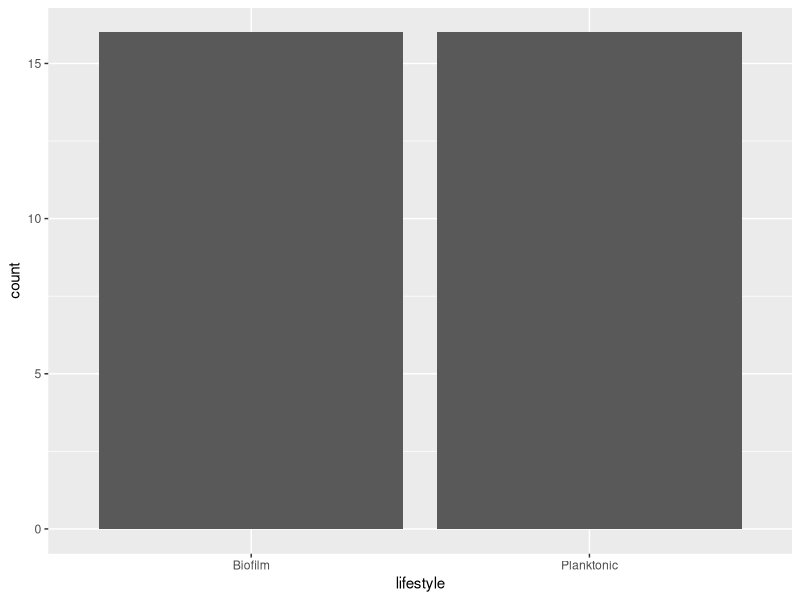
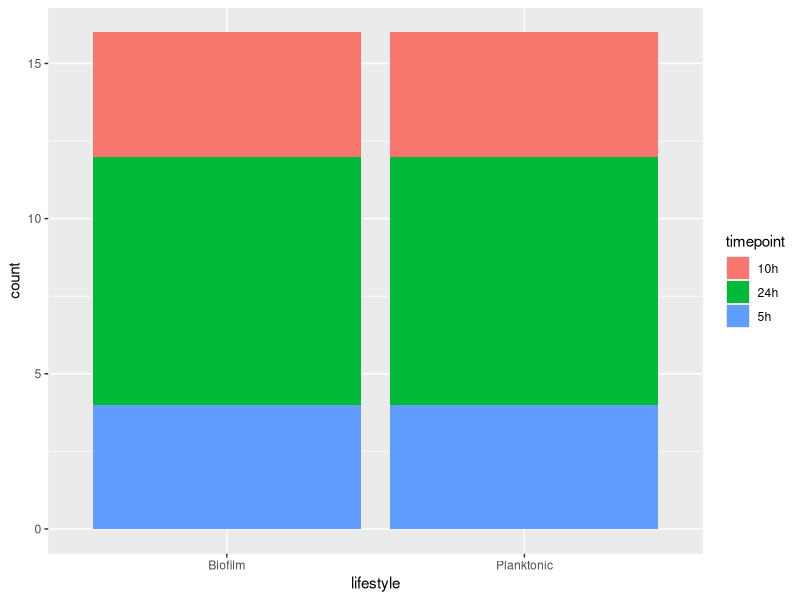
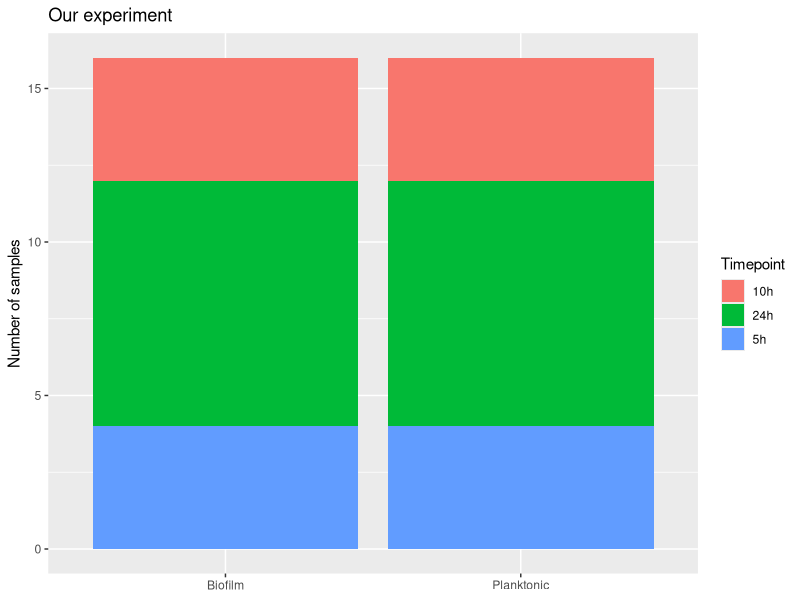
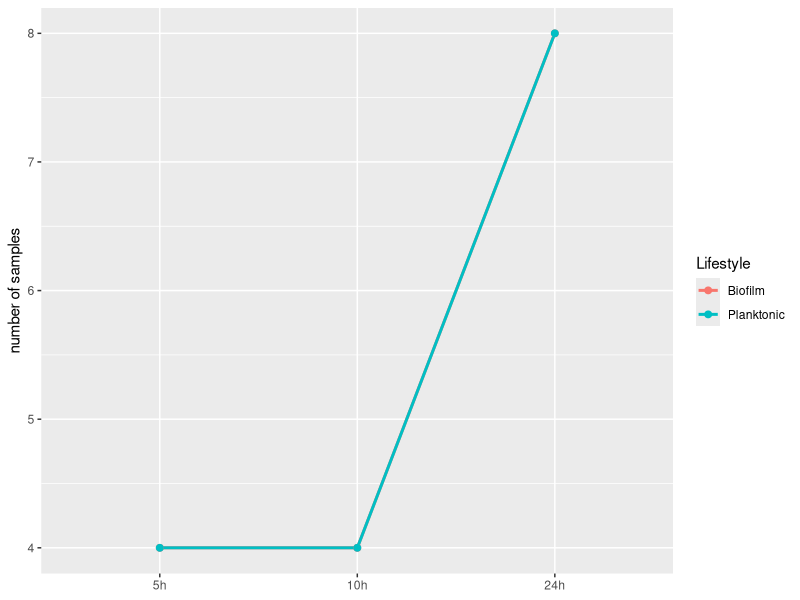
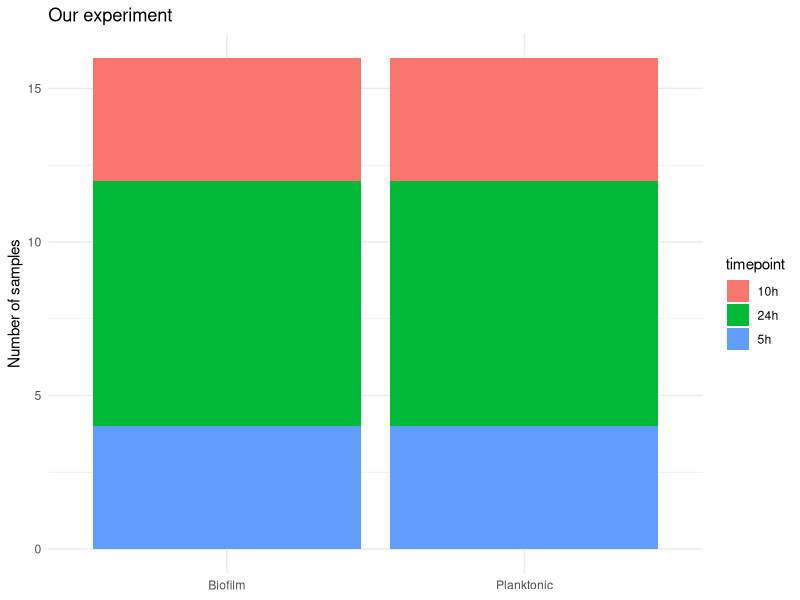
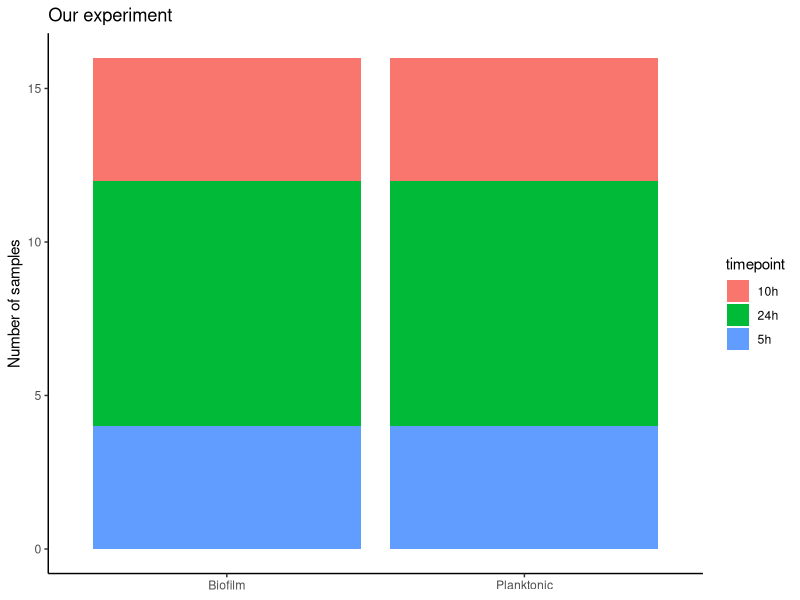
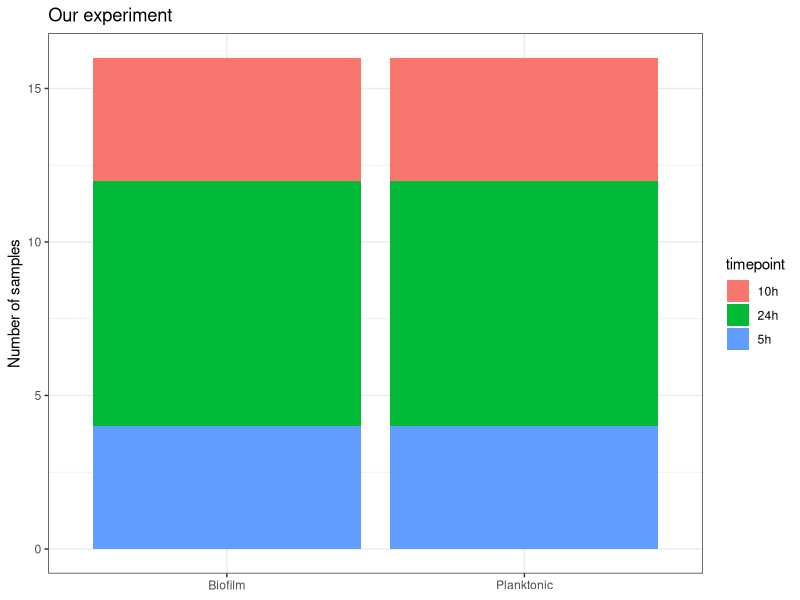

Source code (R) for these figures, in order:
## ---- chunk 1
library(tidyverse)
library(here)   # here() builds paths from the project root, so they work wherever you run this
meta <- read_tsv(here("project/data", "metadata.tsv"), show_col_types = FALSE)
## ---- chunk 2
ggplot(meta, aes(x = lifestyle)) +   # data + aesthetic
  geom_bar()                         # geom: one bar per group
## ---- chunk 3
ggplot(meta, aes(x = lifestyle, fill = timepoint)) +
  geom_bar()
## ---- chunk 4
ggplot(meta, aes(x = lifestyle, fill = timepoint)) +
  geom_bar() +
  labs(title = "Our experiment", x = NULL, y = "Number of samples", fill = "Timepoint")
## ---- chunk 5
meta %>%
  count(lifestyle, timepoint) %>%
  mutate(timepoint = factor(timepoint, levels = c("5h", "10h", "24h"))) %>%
  ggplot(aes(x = timepoint, y = n, colour = lifestyle, group = lifestyle)) +
  geom_line(linewidth = 1) +
  geom_point(size = 2) +
  labs(x = NULL, y = "number of samples", colour = "Lifestyle")
## ---- chunk 6
p <- ggplot(meta, aes(x = lifestyle, fill = timepoint)) +
  geom_bar() +
  labs(title = "Our experiment", x = NULL, y = "Number of samples")

p + theme_minimal()
## ---- chunk 7
p + theme_classic()
## ---- chunk 8
p + theme_bw()
## ---- chunk 9
# your code here
